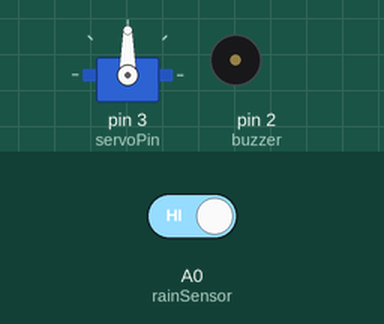
Bench run of a sketch on a simulated Arduino Uno, built with avr-gcc and run on an emulated ATmega328P. On the bench: servo, buzzer (waves = sounding, pin HIGH). The test bench sets the inputs (shaded band); at power-on: A0 (rainSensor) HIGH.

Above: at 1.8 s.
1.9 s: A0 (rainSensor) driven LOW
At 2.7 s:
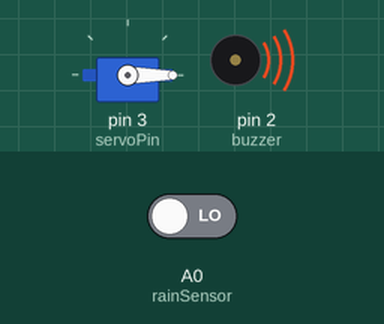
At 3.8 s:
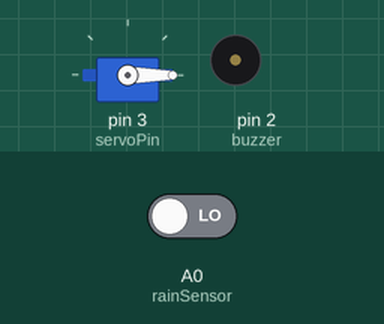
4.4 s: A0 (rainSensor) driven HIGH
At 4.9 s:
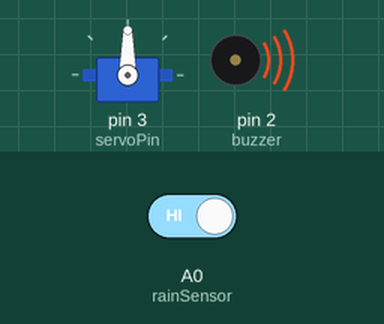
Timing chart, 0 to 7.4 s (numbered marks = the images above; inputs shaded):
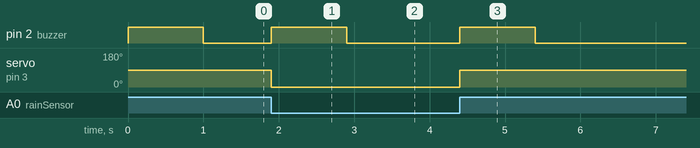

The sketch:

rainSensorServo.ino
```cpp
#include <Servo.h>

const int rainSensor = A0;
const int buzzer = 2;
const int servoPin = 3;

Servo servo;
bool lastStateIsRaining = false;


void setup() {
  servo.attach(servoPin);
  pinMode(rainSensor, INPUT);
  pinMode(buzzer, OUTPUT);
}

void loop() {
  bool isRaining = digitalRead(rainSensor);
  if(lastStateIsRaining != isRaining){
    digitalWrite(buzzer, HIGH);
    servo.write(isRaining ? 90: 0);
    delay(1000);
    digitalWrite(buzzer, LOW);
    lastStateIsRaining = isRaining;
  }
}
```

Measured:
- after the input at 1.9 s, pin 2 (buzzer): LOW → HIGH at once, → LOW 1.0 s later; servo on pin 3 (servoPin): 90° → 0° at once
- after the input at 4.4 s, pin 2 (buzzer): LOW → HIGH at once, → LOW 1.0 s later; servo on pin 3 (servoPin): 0° → 90° at once
